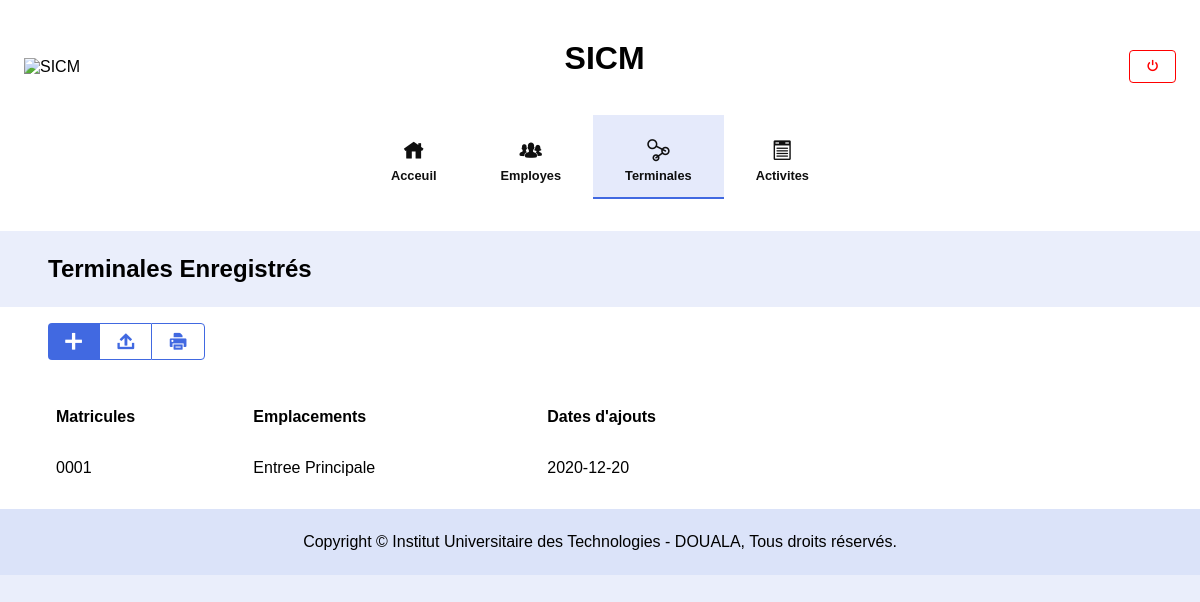
The page /terminals (signed in) on the database as committed earlier.
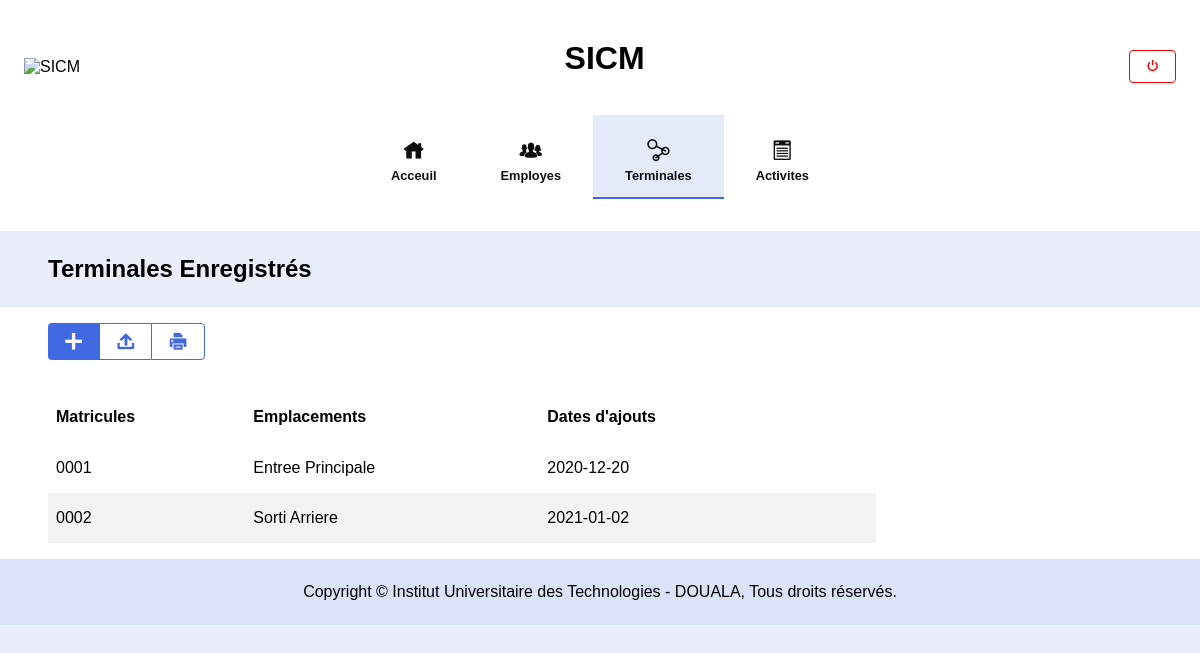
The same page on the database as committed later.
### sicm/models.py (models this page shows, shortened)
class Terminal(db.Model):
    matricule = db.Column(db.String(10), primary_key=True)
    location = db.Column(db.String(35))
    created_on = db.Column(db.DateTime, default=datetime.now)
    activties = db.relationship('Activity', backref='terminal', lazy=True, cascade="all, delete")
    def json(self, with_activities=False):
        data = {
            'matricule': self.matricule,
            'emplacement': self.location,
            'dates_d\'ajout': self.created_on.date(),
        }
        if with_activities:
            data['activities'] = [i.json() for i in self.activties]
        return data

### sicm/routes.py (the view, shortened to what this page needs)
@app.route('/terminals', methods=['GET', 'POST'])
@login_required
def terminals():
    data = [ i.json() for i in Terminal.query.all() ]
    return render_template("sicm/terminals.html", page_title="terminales enregistrés", data=data, page_index=2)

### sicm/models.py (called while the page is built)
@login_manager.user_loader
def load_user(username):
    return Admin.query.get(username)

### sicm/templates/sicm/terminals.html (shortened to what this page needs)
{% extends "sicm/_layout.html" %}
{% from 'sicm/macros/utils.html' import generate_table_head %}
{% from 'sicm/macros/utils.html' import generate_table_body %}
{% block main_body %}
    <table class="datatable" id="dataTable" cellspacing="0">
        <thead>
            {% if data[0] %}
                <tr>
                    {{ generate_table_head(data[0]) }}
                </tr>
            {% endif %}
        </thead>
        <tbody>
            {{ generate_table_body(data, withOptions=True, options=[['delete_terminal', 'minus-circle']]) }}
        </tbody>
    </table>
{% endblock %}

### sicm/templates/sicm/macros/utils.html (shortened to what this page needs)
{% macro generate_table_head(item) %}
    {% if item %}
        {% for key in item %}
            <th>{{ " ".join(key.split('_')).capitalize() }}s</th>
        {% endfor %}
    {% endif %}
{% endmacro %}
{% macro generate_table_body(data, withOptions=False, options=[]) %}
    {% if data %}
        {% for row in data %}
            <tr role="row">
                {% for ck, col in row.items() %}
                    <td>{{ col }}</td>
                {% endfor %}
                {% if withOptions == True %}
                    <td class="actions">
                    </td>
                {% endif %}
            </tr>
        {% endfor %}
    {% endif %}
{% endmacro %}

Rows that differ between the two databases and show on the page:
added Terminal: matricule "0002", location "Sorti Arriere", row "2021-01-02"
